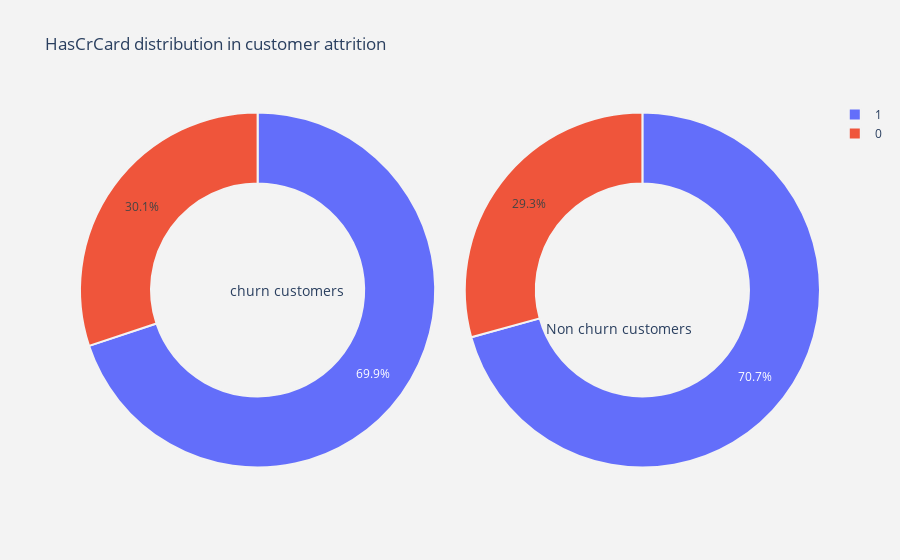

The notebook cell saved with this chart:
### Code cell
plot_pie(cat_cols[3])

### Figure 1 — Plotly figure (JSON) as saved in the notebook; plotly's stock layout.template omitted (floating-point values rounded to 4 significant figures)
{"data": [{"domain": {"x": [0, 0.48]}, "hole": 0.6, "hoverinfo": "label+percent+name", "labels": [1, 0], "marker": {"line": {"color": "rgb(243,243,243)", "width": 2}}, "name": "Churn Customers", "values": [1424, 613], "type": "pie"}, {"domain": {"x": [0.52, 1]}, "hole": 0.6, "hoverinfo": "label+percent+name", "labels": [1, 0], "marker": {"line": {"color": "rgb(243,243,243)", "width": 2}}, "name": "Non churn customers", "values": [5631, 2332], "type": "pie"}], "layout": {"annotations": [{"font": {"size": 14}, "showarrow": false, "text": "churn customers", "x": 0.2, "y": 0.5}, {"font": {"size": 14}, "showarrow": false, "text": "Non churn customers", "x": 0.83, "y": 0.4}], "paper_bgcolor": "rgb(243,243,243)", "plot_bgcolor": "rgb(243,243,243)", "title": {"text": "HasCrCard distribution in customer attrition "}, "autosize": true}}
